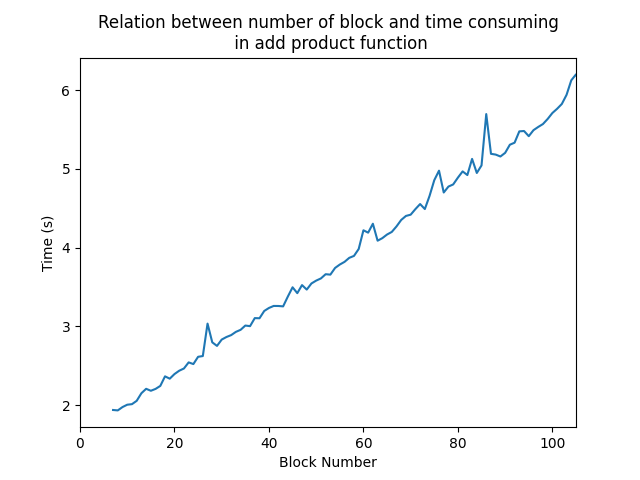

Write Python code to recreate this figure.
from selenium import webdriver
from selenium.webdriver.common.by import By
from selenium.webdriver.common.keys import Keys
import time
import matplotlib.pyplot as plt

# Please register and login first!, and navigate to landing page

driver = webdriver.Chrome()
# You must get the link from ngrok fist, or you can replace it with the localhost URL
driver.get("https://f7b6-58-9-132-37.ngrok-free.app")
while True:
    try:
        driver.find_elements(By.TAG_NAME, "button")[1].click()
        break
    except:
        continue
driver.find_elements(By.TAG_NAME, "input")[1].send_keys("Aekanut")
driver.find_elements(By.TAG_NAME, "input")[2].send_keys("steve1212")
driver.find_elements(By.TAG_NAME, "input")[3].click()

while True:
    try:
        driver.find_element(By.ID, "add-product").click()
        print("Click add product button")
        break
    except:
        continue


time_list = []
round_list = []
iteration = 100
x_axis = [i for i in range(iteration)]
for i in x_axis:
    print("filling add product form")
    while True:
        try:
            driver.find_elements(By.CLASS_NAME, "TextInput")[0].send_keys("test")
            break
        except:
            continue

    driver.find_elements(By.CLASS_NAME, "TextInput")[2].send_keys("test")
    driver.find_elements(By.CLASS_NAME, "TextInput")[3].send_keys("test")
    driver.find_elements(By.CLASS_NAME, "TextInput")[4].send_keys("steve1212")

    # Start timer
    start = time.time()
    driver.find_elements(By.CLASS_NAME, "FlexAddProduct")[0].submit()
    while True:
        try:
            driver.find_element(By.ID, "add-product").click()
            print("Click add product button")
            break
        except:
            continue

    # Stop timer
    end = time.time()
    time_list.append(end - start)
    round_list.append(i + 7)
    plt.plot(round_list, time_list)
    plt.xlabel("Block Number")
    plt.ylabel("Time (s)")
    plt.title(
        "Relation between number of block and time consuming\n in add product function"
    )

    plt.xlim(0, 105)

    plt.savefig("./test_run/add_product.png")
    plt.clf()

    average_time = sum(time_list) / len(time_list)

    print("Average time: ", average_time)
    with open("./test_run/average time add product.txt", "w") as f:
        f.write(str(average_time))

print("Finish testing")
